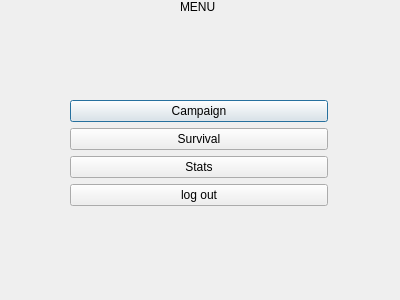
<?xml version="1.0" encoding="UTF-8"?>
<ui version="4.0">
 <class>mainMenu</class>
 <widget class="QDialog" name="mainMenu">
  <property name="geometry">
   <rect>
    <x>0</x>
    <y>0</y>
    <width>400</width>
    <height>300</height>
   </rect>
  </property>
  <property name="windowTitle">
   <string>Dialog</string>
  </property>
  <widget class="QWidget" name="layoutWidget">
   <property name="geometry">
    <rect>
     <x>70</x>
     <y>10</y>
     <width>258</width>
     <height>286</height>
    </rect>
   </property>
   <layout class="QVBoxLayout" name="verticalLayout_3">
    <item>
     <layout class="QVBoxLayout" name="verticalLayout_2">
      <item>
       <widget class="QPushButton" name="pushButton_campaign">
        <property name="text">
         <string>Campaign</string>
        </property>
       </widget>
      </item>
      <item>
       <widget class="QPushButton" name="pushButton_survival">
        <property name="text">
         <string>Survival</string>
        </property>
       </widget>
      </item>
      <item>
       <widget class="QPushButton" name="pushButton">
        <property name="text">
         <string>Stats</string>
        </property>
       </widget>
      </item>
      <item>
       <widget class="QPushButton" name="pushButton_logout">
        <property name="text">
         <string>log out</string>
        </property>
       </widget>
      </item>
     </layout>
    </item>
   </layout>
  </widget>
  <widget class="QLabel" name="label_7">
   <property name="geometry">
    <rect>
     <x>180</x>
     <y>0</y>
     <width>47</width>
     <height>13</height>
    </rect>
   </property>
   <property name="text">
    <string>MENU</string>
   </property>
  </widget>
 </widget>
 <resources/>
 <connections/>
</ui>
